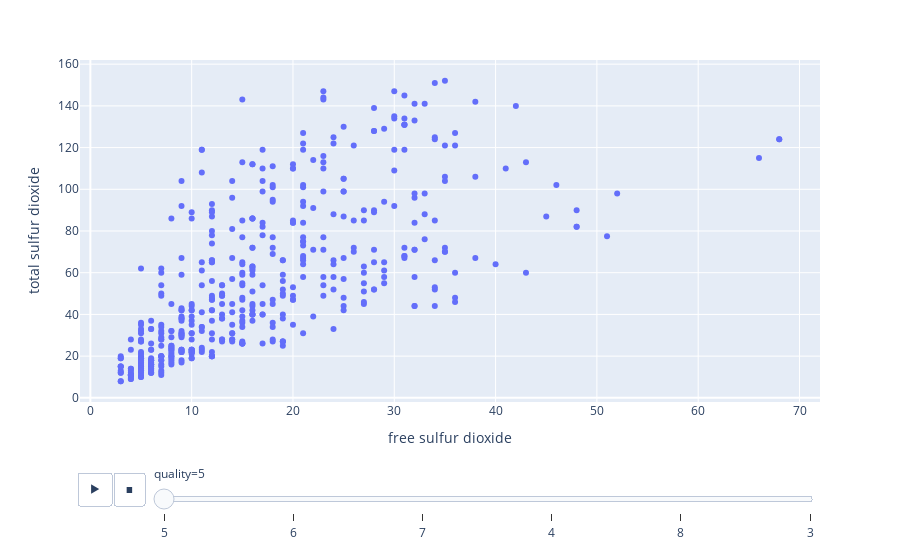

Notebook cell for this chart:
### Code cell
# using graph interactive the show the effect free and total - sulfur dioxide in the quality

px.scatter(df, x="free sulfur dioxide", y="total sulfur dioxide",animation_frame="quality")

### Figure 1 — Plotly figure (JSON) as saved in the notebook; plotly's stock layout.template omitted (floating-point values rounded to 4 significant figures; data arrays with more than 128 entries replaced by an {"elided": "..."} marker saying what was removed)
{"data": [{"hovertemplate": "quality=5<br>free sulfur dioxide=%{x}<br>total sulfur dioxide=%{y}<extra></extra>", "legendgroup": "", "marker": {"color": "#636efa", "symbol": "circle"}, "mode": "markers", "name": "", "orientation": "v", "showlegend": false, "type": "scatter", "x": {"elided": "483 int values"}, "xaxis": "x", "y": {"elided": "483 float values"}, "yaxis": "y"}], "layout": {"legend": {"tracegroupgap": 0}, "margin": {"t": 60}, "sliders": [{"active": 0, "currentvalue": {"prefix": "quality="}, "len": 0.9, "pad": {"b": 10, "t": 60}, "steps": [{"args": [["5"], {"frame": {"duration": 0, "redraw": false}, "fromcurrent": true, "mode": "immediate", "transition": {"duration": 0, "easing": "linear"}}], "label": "5", "method": "animate"}, {"args": [["6"], {"frame": {"duration": 0, "redraw": false}, "fromcurrent": true, "mode": "immediate", "transition": {"duration": 0, "easing": "linear"}}], "label": "6", "method": "animate"}, {"args": [["7"], {"frame": {"duration": 0, "redraw": false}, "fromcurrent": true, "mode": "immediate", "transition": {"duration": 0, "easing": "linear"}}], "label": "7", "method": "animate"}, {"args": [["4"], {"frame": {"duration": 0, "redraw": false}, "fromcurrent": true, "mode": "immediate", "transition": {"duration": 0, "easing": "linear"}}], "label": "4", "method": "animate"}, {"args": [["8"], {"frame": {"duration": 0, "redraw": false}, "fromcurrent": true, "mode": "immediate", "transition": {"duration": 0, "easing": "linear"}}], "label": "8", "method": "animate"}, {"args": [["3"], {"frame": {"duration": 0, "redraw": false}, "fromcurrent": true, "mode": "immediate", "transition": {"duration": 0, "easing": "linear"}}], "label": "3", "method": "animate"}], "x": 0.1, "xanchor": "left", "y": 0, "yanchor": "top"}], "updatemenus": [{"buttons": [{"args": [null, {"frame": {"duration": 500, "redraw": false}, "fromcurrent": true, "mode": "immediate", "transition": {"duration": 500, "easing": "linear"}}], "label": "&#9654;", "method": "animate"}, {"args": [[null], {"frame": {"duration": 0, "redraw": false}, "fromcurrent": true, "mode": "immediate", "transition": {"duration": 0, "easing": "linear"}}], "label": "&#9724;", "method": "animate"}], "direction": "left", "pad": {"r": 10, "t": 70}, "showactive": false, "type": "buttons", "x": 0.1, "xanchor": "right", "y": 0, "yanchor": "top"}], "xaxis": {"anchor": "y", "domain": [0, 1], "title": {"text": "free sulfur dioxide"}}, "yaxis": {"anchor": "x", "domain": [0, 1], "title": {"text": "total sulfur dioxide"}}}}
